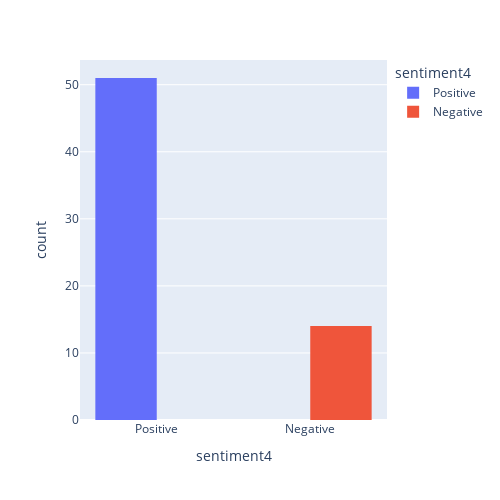

Notebook cell for this chart:
### Code cell
fig = px.histogram(test_ta, test_ta['sentiment4'], color=test_ta['sentiment4'])
fig.update_layout(barmode='group',autosize=False,
    width=500,
    height=500,)

fig.show()

### Figure 1 — Plotly figure (JSON) as saved in the notebook; plotly's stock layout.template omitted (floating-point values rounded to 4 significant figures)
{"data": [{"alignmentgroup": "True", "bingroup": "x", "hovertemplate": "sentiment4=%{x}<br>count=%{y}<extra></extra>", "legendgroup": "Positive", "marker": {"color": "#636efa", "pattern": {"shape": ""}}, "name": "Positive", "offsetgroup": "Positive", "orientation": "v", "showlegend": true, "type": "histogram", "x": ["Positive", "Positive", "Positive", "Positive", "Positive", "Positive", "Positive", "Positive", "Positive", "Positive", "Positive", "Positive", "Positive", "Positive", "Positive", "Positive", "Positive", "Positive", "Positive", "Positive", "Positive", "Positive", "Positive", "Positive", "Positive", "Positive", "Positive", "Positive", "Positive", "Positive", "Positive", "Positive", "Positive", "Positive", "Positive", "Positive", "Positive", "Positive", "Positive", "Positive", "Positive", "Positive", "Positive", "Positive", "Positive", "Positive", "Positive", "Positive", "Positive", "Positive", "Positive"], "xaxis": "x", "yaxis": "y"}, {"alignmentgroup": "True", "bingroup": "x", "hovertemplate": "sentiment4=%{x}<br>count=%{y}<extra></extra>", "legendgroup": "Negative", "marker": {"color": "#EF553B", "pattern": {"shape": ""}}, "name": "Negative", "offsetgroup": "Negative", "orientation": "v", "showlegend": true, "type": "histogram", "x": ["Negative", "Negative", "Negative", "Negative", "Negative", "Negative", "Negative", "Negative", "Negative", "Negative", "Negative", "Negative", "Negative", "Negative"], "xaxis": "x", "yaxis": "y"}], "layout": {"autosize": false, "barmode": "group", "height": 500, "legend": {"title": {"text": "sentiment4"}, "tracegroupgap": 0}, "margin": {"t": 60}, "width": 500, "xaxis": {"anchor": "y", "categoryarray": ["Positive", "Negative"], "categoryorder": "array", "domain": [0, 1], "title": {"text": "sentiment4"}}, "yaxis": {"anchor": "x", "domain": [0, 1], "title": {"text": "count"}}}}
